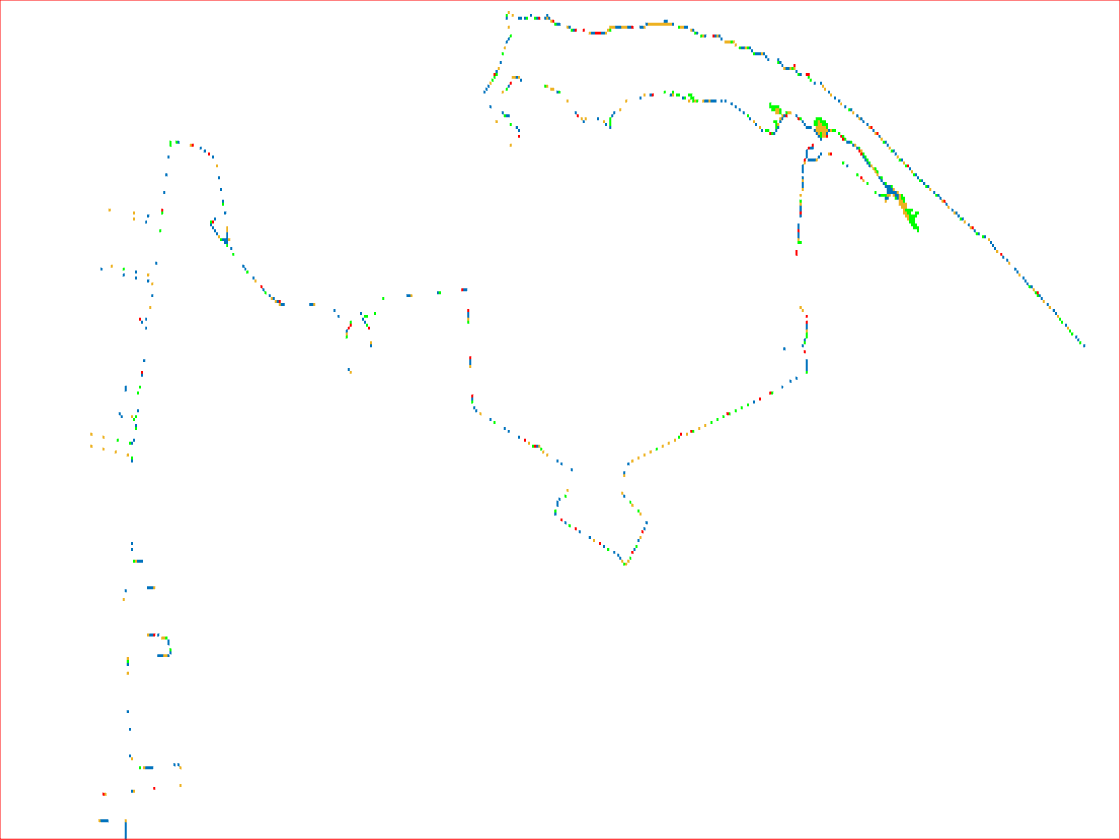
%> input picture Norfolk_DFlow/processing_data_SA/flood.png, 1120 x 840 px
$ octave C01_make_image.m   (GNU Octave 9; MATLAB toolbox functions it lacks are replaced by stand-ins)
%> lines starting %> are read from the running program, lines starting %| are printed output that depends on the picture; in (x1, y1, x2, y2) boxes, pixels count from 0 and x2, y2 are one past the last pixel; in counts of white or black regions, pixels touching at a corner belong together; the program's own positions count from 1

% transparent
I=imread(['flood.png']);
%> I is the input picture: size 840x1120x3 uint8; mean R, G, B 254, 253.7, 253.3
G=rgb2gray(I);
ima=imadjust(G);
bw=im2bw(ima);
%> bw: size 840x1120 logical; 98.7% white; 278 black regions (200 under 20 px), largest, box (x1, y1, x2, y2) and area: (0, 0, 1120, 840) 5088, (838, 132, 919, 232) 715, (813, 117, 836, 141) 279
%figure,imshow(bw)

% level=graythresh(G);
level=0.9;
bw2=im2bw(ima,level);
%> bw2: size 840x1120 logical; 98.6% white; 278 black regions (191 under 20 px), largest, box (x1, y1, x2, y2) and area: (0, 0, 1120, 840) 5091, (838, 132, 919, 233) 780, (813, 117, 836, 141) 291
%figure,imshow(bw2);

bw3=~bw2;
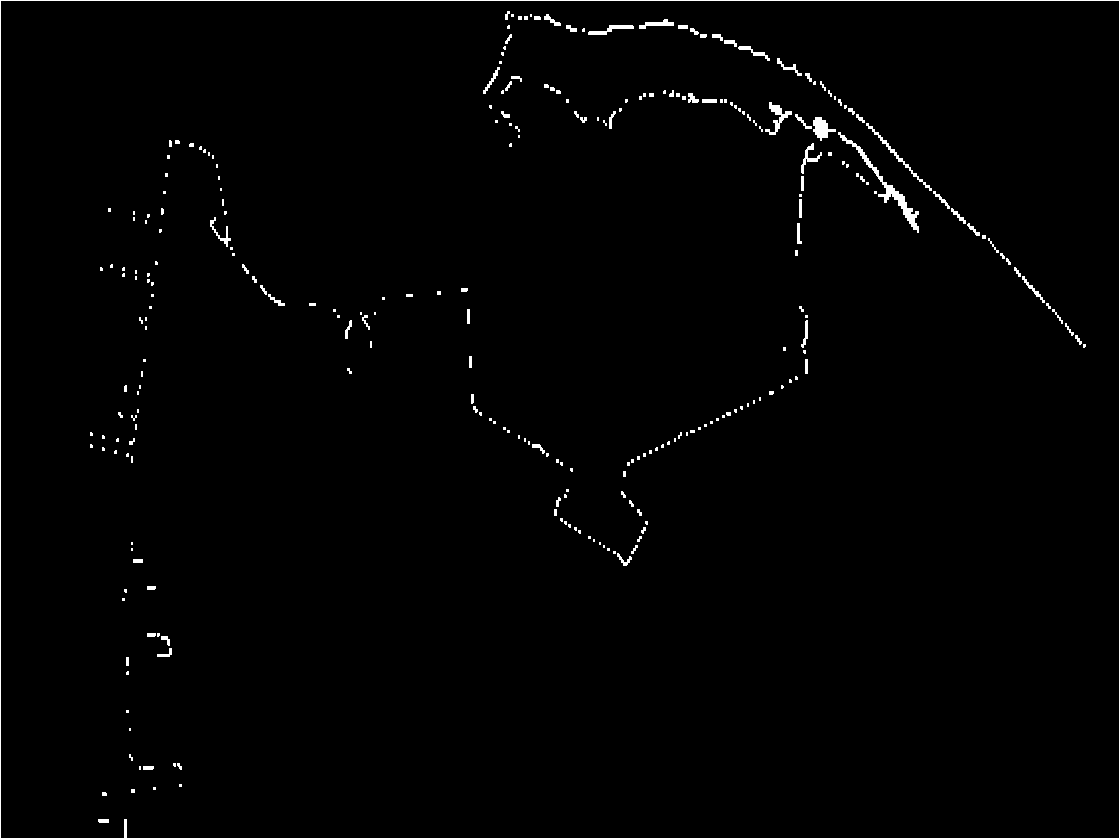
%> bw3: size 840x1120 logical; 1.4% white; 278 white regions (191 under 20 px), largest, box (x1, y1, x2, y2) and area: (0, 0, 1120, 840) 5091, (838, 132, 919, 233) 780, (813, 117, 836, 141) 291
bw4 =bwareaopen(bw3, 20);
%bw4=imfill(~bw4,'hole');
%figure,imshow(bw4)

bw5=~bw4;
R=I(:,:,1);
G=I(:,:,2);
B=I(:,:,3);


R(bw5)=255;
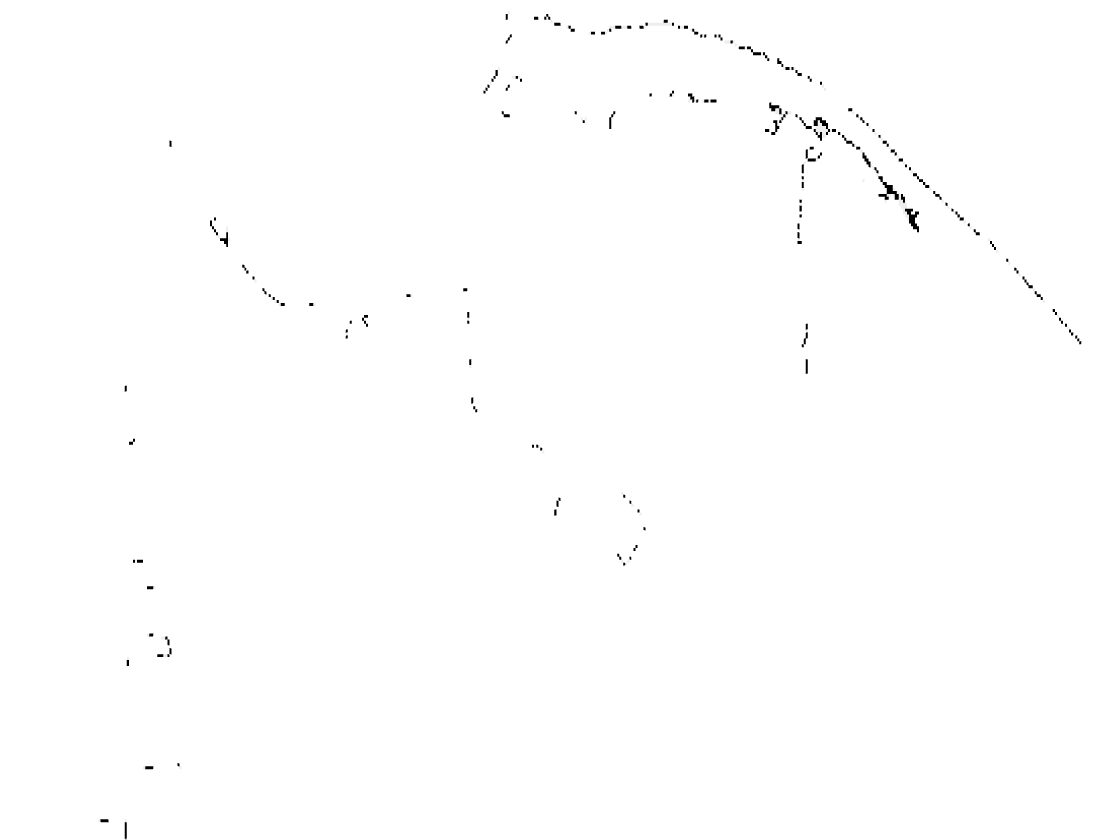
%> R: size 840x1120 uint8; min 0, max 255, mean 254.3
G(bw5)=255;
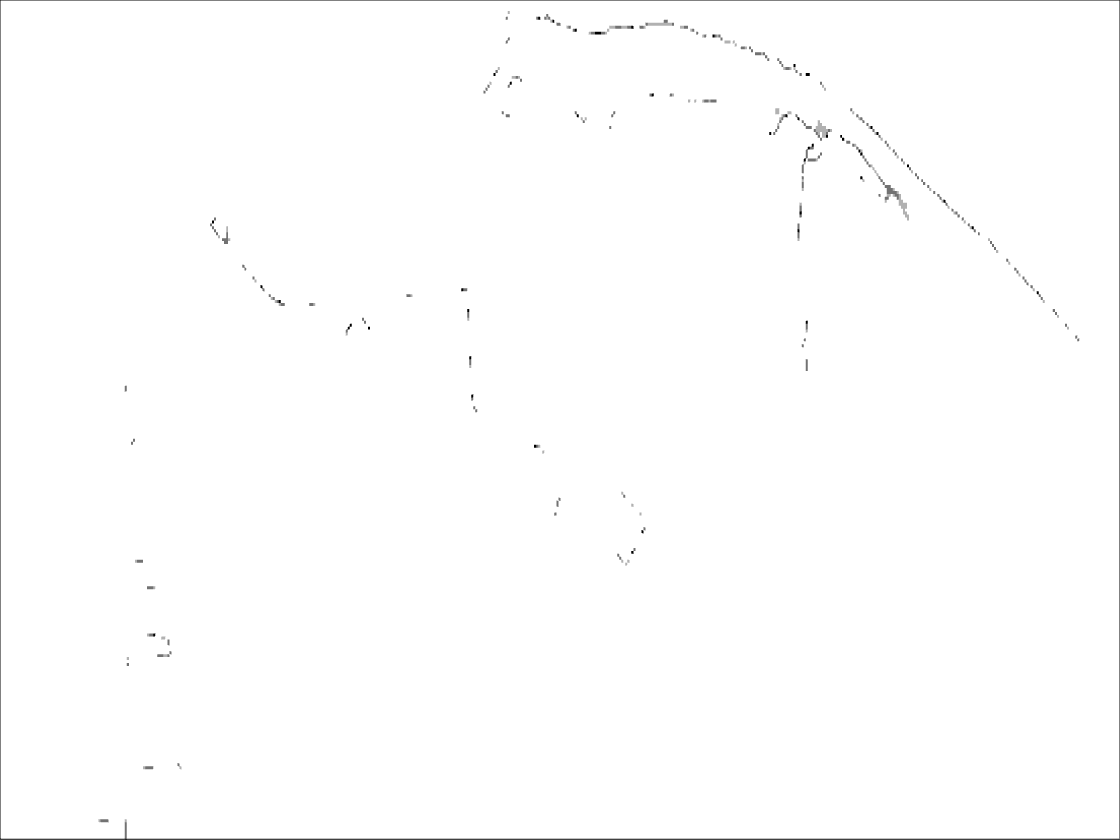
%> G: size 840x1120 uint8; min 0, max 255, mean 253.9
B(bw5)=255;
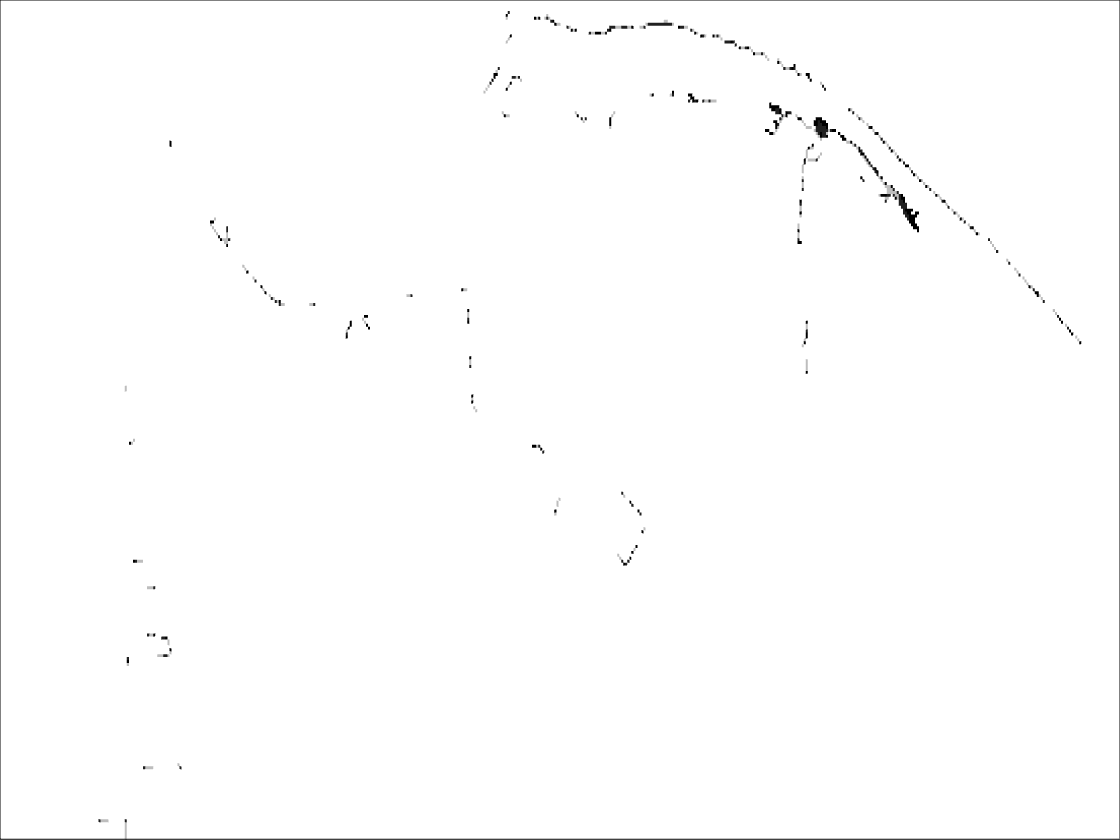
%> B: size 840x1120 uint8; min 0, max 255, mean 253.6
rgb=cat(3,R,G,B);
%figure,imshow(rgb)


siz=size(I);
%> siz = [840 1120 3]
alpha=ones(siz(1),siz(2));
alpha(B==255)=0;
%> (the run ends here)

$ run again, with Norfolk_DFlow/processing_data_SA/colorbar.png copied over Norfolk_DFlow/processing_data_SA/flood.png
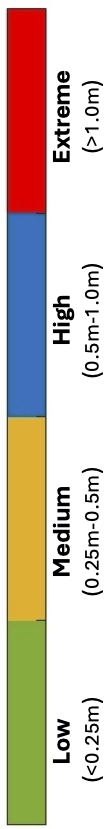
%> input picture Norfolk_DFlow/processing_data_SA/colorbar.png, 108 x 829 px
%> I is the input picture: size 829x108x3 uint8; mean R, G, B 205.8, 191.1, 177.6
%> `bw=im2bw(ima);`:
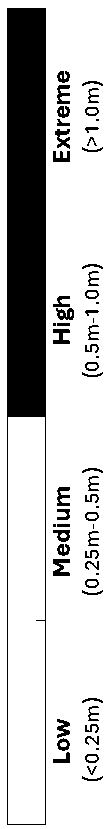
%> bw: size 829x108 logical; 76.8% white; 60 black regions (10 under 20 px), largest, box (x1, y1, x2, y2) and area: (7, 8, 46, 825) 16813, (53, 559, 70, 576) 186, (53, 329, 70, 344) 162
%> bw2: size 829x108 logical; 56.7% white; 57 black regions (8 under 20 px), largest, box (x1, y1, x2, y2) and area: (6, 8, 47, 826) 33537, (53, 295, 75, 321) 334, (54, 128, 70, 149) 204
%> `B=I(:,:,3);`:
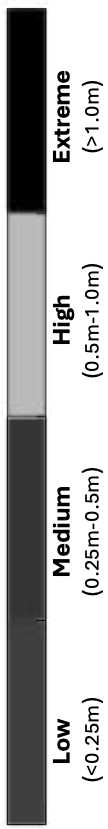
%> B: size 829x108 uint8; min 0, max 255, mean 177.6

$ run again, with Norfolk_DFlow/processing_data_SA/colorbar_sm.png copied over Norfolk_DFlow/processing_data_SA/flood.png
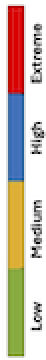
%> input picture Norfolk_DFlow/processing_data_SA/colorbar_sm.png, 23 x 180 px (shown 2 times larger)
%> I is the input picture: size 180x23x3 uint8; mean R, G, B 206.6, 193.1, 179.4
%> `bw=im2bw(ima);`:
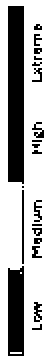
%> bw: size 180x23 logical (shown 2 times larger); 69% white; 21 black regions (15 under 20 px), largest, box (x1, y1, x2, y2) and area: (4, 3, 12, 92) 705, (4, 133, 12, 178) 341, (11, 95, 12, 132) 37, (17, 151, 21, 161) 25, (16, 61, 22, 69) 23, (17, 100, 21, 111) 23
%> bw2: size 180x23 logical; 47.7% white; 7 white regions (6 under 20 px), largest, box (x1, y1, x2, y2) and area: (0, 0, 23, 180) 1965
%> `B=I(:,:,3);`:
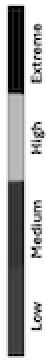
%> B: size 180x23 uint8 (shown 2 times larger); min 0, max 255, mean 179.4
